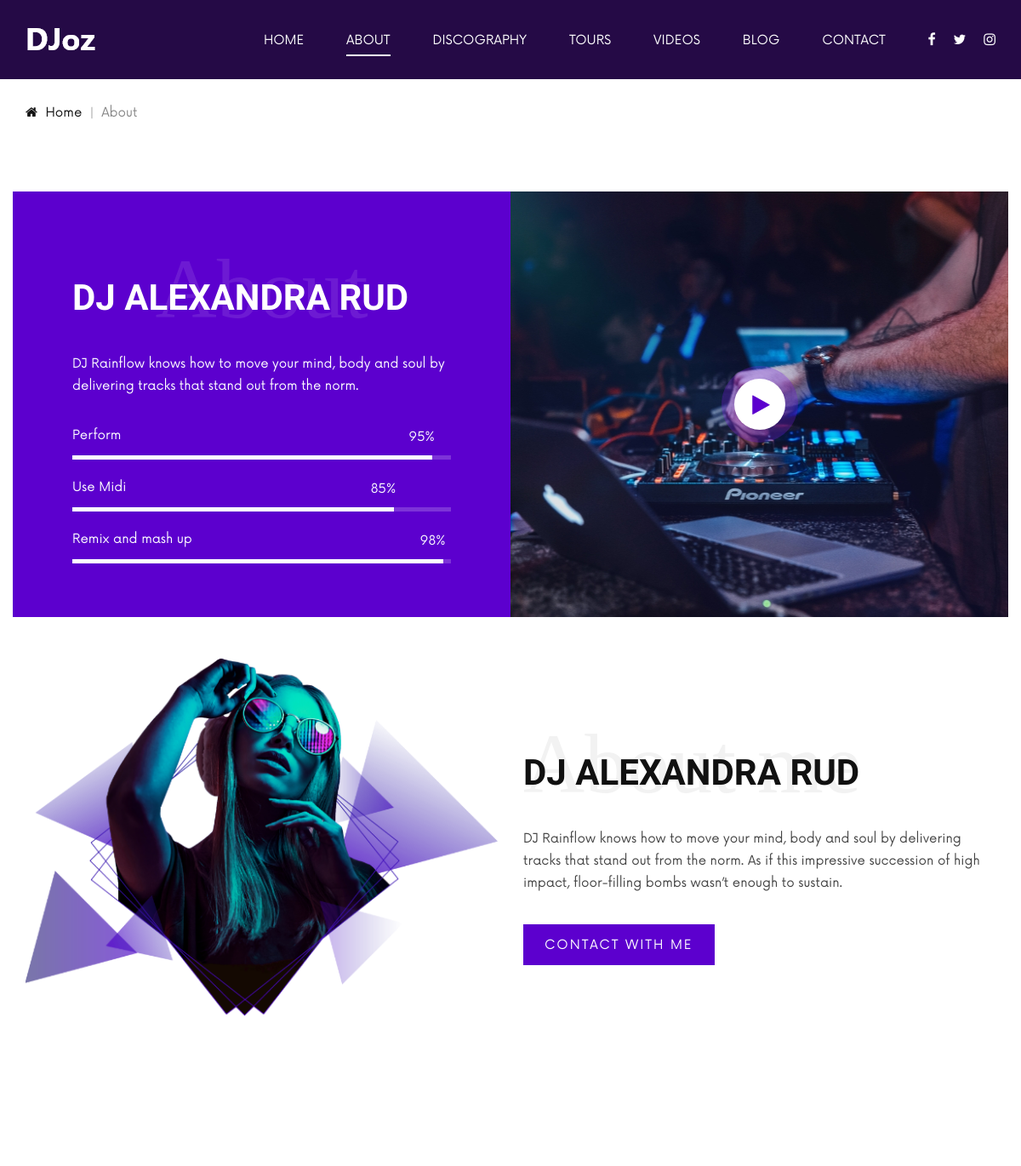
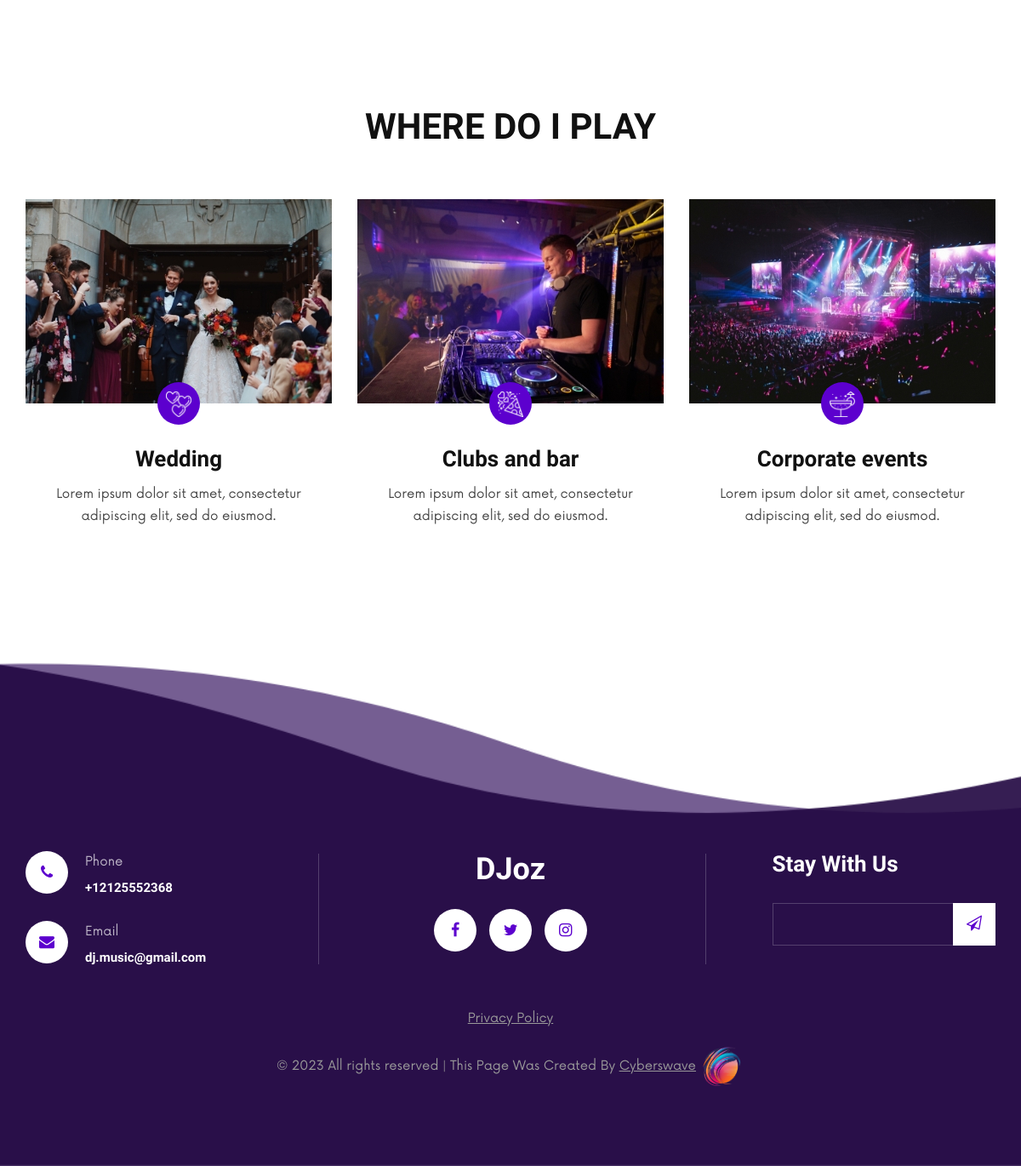
/about, run on the app's committed database (2 pictures, top to bottom).
### main/models.py (models this page shows, shortened)
class StaticInfo(models.Model):
    logo = models.ImageField(("Upload Background Image"), upload_to="media/%Y-%m-%d")
    phone = PhoneNumberField(("Set Phone Number"))
    email = models.EmailField(("Set Email"), max_length=254)
    address = models.CharField(("Set Address"), max_length=50)
    facebook_url = models.URLField(("Set Facebook Url"), max_length=200, blank=True)
    twitter_url = models.CharField(("Set Twitter Url"), max_length=50, blank=True)
    instagram_url = models.CharField(("Set Instagram Url"), help_text="If You Have Any More Social Accounts And Want To Add Your Webpage, Please Contact With Page Creator Company.", max_length=50, blank=True)
    class Meta:
        verbose_name = "Page Information"
        verbose_name_plural = "Page Information"

class Skills(models.Model):
    title = models.CharField(("Set Title"), max_length=50)
    sub_title = models.CharField(("Set Subtitle"), max_length=50)
    img = models.ImageField(("Upload Image"), upload_to="media/%Y-%m-%d")
    description = models.TextField(("Set Description"))
    url = models.URLField(("Set Video Url"), max_length=200)
    option_first_title = models.CharField(("Option First Title"), max_length=50)
    option_first_range = models.CharField(("Option First Range"), max_length=50)
    option_second_title = models.CharField(("Option Second Title"), max_length=50)
    option_second_range = models.CharField(("Option Second Range"), max_length=50)
    option_third_title = models.CharField(("Option Third Title"), max_length=50)
    option_third_range = models.CharField(("Option Third Range"), max_length=50)
    is_published = models.BooleanField(("Is Published?"), default=True)
    time_create = models.DateTimeField(auto_now_add=True, verbose_name="Create Date")
    time_update = models.DateTimeField(auto_now=True, verbose_name="Update Date")
    verbose_name = "Skills"
    verbose_name_plural = "Skills"

class AboutSpad(models.Model):
    img = models.ImageField(("Upload Image"), upload_to="media/%Y-%m-%d")
    title = models.CharField(("Set Title"), max_length=50)
    description = models.TextField(("Set Description"))
    is_published = models.BooleanField(("Is Published?"), default=True)
    time_create = models.DateTimeField(auto_now_add=True, verbose_name="Дата создания")
    time_update = models.DateTimeField(auto_now=True, verbose_name="Дата обновления")
    class Meta:
        verbose_name = "About Spad"
        verbose_name_plural = "About Spad"

class AboutFeed(models.Model):
    title = models.CharField(("Set Title"), max_length=50)
    description = models.TextField(("Set Description"))
    img = models.ImageField(("Upload Image"), upload_to="media/%Y-%m-%d")
    icon_image = models.ImageField(("Upload Icon Image"), upload_to="media/%Y-%m-%d")
    is_published = models.BooleanField(("Is Published?"), default=True)
    time_create = models.DateTimeField(auto_now_add=True, verbose_name="Create Date")
    time_update = models.DateTimeField(auto_now=True, verbose_name="Update Date")
    class Meta:
        ordering = ['id']
        verbose_name = "About Feed"
        verbose_name_plural = "About Feed"

### main/views/views.py (the view)
# urls.py: path('about', cache_page(60)(AboutListView.as_view()), name='about'),  # About page view
class AboutListView(ListView, DataMixin):
    template_name = 'pages/about.html'
    model = ImageGroup
    def get_context_data(self, **kwargs: Any) -> Dict[str, Any]:
        context = super().get_context_data(**kwargs)
        context['about_spad'] = AboutSpad.objects.get()
        context['skills'] = Skills.objects.get()
        context['image_group'] = ImageGroup.objects.get()
        context['about_feed'] = AboutFeed.objects.all()
        c_def = self.get_user_context(title='About')
        return dict(list(context.items()) + list(c_def.items()))
    def get_queryset(self):
        return ImageGroup.objects.filter(is_published = True)

### main/forms/forms.py
class NewsletterForm(forms.ModelForm):
    class Meta:
        model = Newsletter
        fields = "__all__"

### main/views/mixin.py (called while the page is built)
    def get_user_context(self, **kwargs):
        context = kwargs
        context['menu'] = menu
        context['static_info'] = StaticInfo.objects.get()
        context['formNewsletter'] = NewsletterForm()
        return context

### main/templates/pages/about.html (shortened to what this page needs)
{% extends 'base.html' %}
{% block 'content' %}
{% include 'includes/breadcrumb.html'%}
<section class="skills spad">
    <div class="container">
        <div class="row">
            {% if skills.is_published %}
                <div class="col-lg-6 p-0">
                    <div class="skills__content">
                        <div class="section-title">
                            <h2>{{skills.title}}</h2>
                            <h1>{{title}}</h1>
                        </div>
                        <p>{{skills.description}}</p>
                        <div class="skill__bar__item">
                            <p>{{skills.option_first_title}}</p>
                            <div id="bar1" class="barfiller">
                                <span class="tip"></span>
                                <span class="fill" data-percentage="{{skills.option_first_range}}"></span>
                            </div>
                        </div>
                        <div class="skill__bar__item">
                            <p>{{skills.option_second_title}}</p>
                            <div id="bar2" class="barfiller">
                                <span class="tip"></span>
                                <span class="fill" data-percentage="{{skills.option_second_range}}"></span>
                            </div>
                        </div>
                        <div class="skill__bar__item">
                            <p>{{skills.option_third_title}}</p>
                            <div id="bar3" class="barfiller">
                                <span class="tip"></span>
                                <span class="fill" data-percentage="{{skills.option_third_range}}"></span>
                            </div>
                        </div>
                    </div>
                </div>
                <div class="col-lg-6 p-0">
                    <div class="skills__video set-bg" data-setbg="{{skills.img.url}}">
                        <a href="{{skills.url}}" class="play-btn video-popup"><i class="fa fa-play"></i></a>
                    </div>
                </div>
            {% endif %}
        </div>
    </div>
</section>
<section class="about spad mt-5">
    <div class="container">
        <div class="row">
            {% include 'pages/about_spad.html'%}
        </div>
    </div>
</section>
<section class="about-services spad">
    <div class="container">
        <div class="row">
            <div class="col-lg-12">
                <div class="section-title center-title">
                    <h2>WHERE DO I PLAY</h2>
                </div>
            </div>
        </div>
        <div class="row">
            {% for items in about_feed %}
                {% if items.is_published %}
                    <div class="col-lg-4 col-md-6 col-sm-6">
                        <div class="about__services__item">
                            <div class="about__services__item__pic set-bg" data-setbg="{{items.img.url}}">
                                <div class="icon">
                                    <img src="{{items.icon_image.url}}" alt="Services Icon">
                                </div>
                            </div>
                            <div class="about__services__item__text">
                                <h4>{{items.title}}</h4>
                                <p>{{items.description}}</p>
                            </div>
                        </div>
                    </div>
                {% endif %}
            {% endfor %}
        </div>
    </div>
</section>
{% endblock %}

### main/templates/includes/header.html (shortened to what this page needs)
<header class="header">
    <div class="container">
        <div class="row">
            <div class="col-lg-2 col-md-2">
                <div class="header__logo">
                    <a href="{% url 'home' %}"><img src="{{static_info.logo.url}}" alt="Logo Image"></a>
                </div>
            </div>
            <div class="col-lg-10 col-md-10">
                <div class="header__nav">
                    <nav class="header__menu mobile-menu">
                        <ul>
                            {% for link in menu %}
                                <li{% if link.title == title %} class="active"{% endif %}>
                                    <a href="{% url link.url_name %}">{{ link.title }}</a>
                                </li>
                            {% endfor %}
                        </ul>
                    </nav>
                    <div class="header__right__social">
                        <a href="{{static_info.facebook_url}}" target="_blank"><i class="fa fa-facebook"></i></a>
                        <a href="{{static_info.twiiter_url}}" target="_blank"><i class="fa fa-twitter"></i></a>
                        <a href="{{static_info.instagram_url}}" target="_blank"><i class="fa fa-instagram"></i></a>
                    </div>
                </div>
            </div>
        </div>
    </div>
</header>

### main/templates/pages/about_spad.html (shortened to what this page needs)
<section class="about spad">
    <div class="container">
        <div class="row">
            {% if about_spad.is_published %}
                <div class="col-lg-6">
                    <div class="about__pic">
                        <img src="{{about_spad.img.url}}" alt="About Image">
                    </div>
                </div>
                <div class="col-lg-6">
                    <div class="about__text">
                        <div class="section-title">
                            <h2>{{about_spad.title}}</h2>
                            <h1>About me</h1>
                        </div>
                        <p>{{about_spad.description}}</p>
                        <a href="#" class="primary-btn">CONTACT WITH ME</a>
                    </div>
                </div>
            {% endif %}
        </div>
    </div>
</section>

### main/templates/includes/footer.html (shortened to what this page needs)
{% load static %}
<footer class="{% if title == 'Home' %} footer spad set-bg footer-media{% else %} footer footer--normal spad set-bg {% endif %} " data-setbg="{% static 'img/footer-bg.png' %}">
    <div class="container">
        <div class="row">
            <div class="col-lg-3 col-md-6">
                <div class="footer__address">
                    <ul>
                        <li>
                            <a href="tel:{{static_info.phone}}">
                                <i class="fa fa-phone"></i>
                                <p>Phone</p>
                                <h6>{{static_info.phone}}</h6>
                            </a>
                        </li>
                        <li>
                            <a href="mailto:{{static_info.email}}">
                                <i class="fa fa-envelope"></i>
                                <p>Email</p>
                                <h6>{{static_info.email}}</h6>
                            </a>
                        </li>
                    </ul>
                </div>
            </div>
            <div class="col-lg-4 offset-lg-1 col-md-6">
                <div class="footer__social">
                    <h2>DJoz</h2>
                    <div class="footer__social__links">
                        <a href="{{static_info.facebook_url}}" target="_blank"><i class="fa fa-facebook"></i></a>
                        <a href"{{static_info.twitter_url}}" target="_blank"><i class="fa fa-twitter"></i></a>
                        <a href="{{static_info.instagram_url}}" target="_blank"><i class="fa fa-instagram"></i></a>
                    </div>
                </div>
            </div>
            <div class="col-lg-3 offset-lg-1 col-md-6">
                <div class="footer__newslatter">
                    <h4>Stay With Us</h4>
                    <form id="newsletter-form">
                        {{ formNewsletter.email }}
                        <button type="submit"><i class="fa fa-send-o"></i></button>
                    </form>
                </div>
            </div>
        </div>
        <div class="footer__copyright__text">
            <p>
                <a href="{% url 'privacy_policy' %}">Privacy Policy</a>
            </p>
            <p>&copy; <script>document.write(new Date().getFullYear());</script> All rights reserved | This Page Was Created By
                <a href="https://cyberswave.com/" class="cyberswave" target="_blank">Cyberswave<img src="{% static 'img/companyLogo.png'%}" class="cyberswave-logo"></a>
            </p>
        </div>
    </div>
</footer>

### main/static/css/barfiller.css (style rules this page uses)
.barfiller { width:100%; height:12px; background:#fcfcfc; border:1px solid #ccc; position:relative; margin-bottom:20px; box-shadow: inset 1px 4px 9px -6px rgba(0,0,0,.5); -moz-box-shadow: inset 1px 4px 9px -6px rgba(0,0,0,.5); }
.barfiller .fill { display:block; position:relative; width:0px; height:100%; background:#333; z-index:1; }
.barfiller .tip { margin-top:-30px; padding:2px 4px; font-size:11px; color:#fff; left:0px; position:absolute; z-index:2; background: #333; }
.barfiller .tip:after { border:solid; border-color:rgba(0,0,0,.8) transparent; border-width:6px 6px 0 6px; content:""; display:block; position:absolute; left:9px; top:100%; z-index:9 }

### data on the page
StaticInfo: logo (picture), phone "+12125552368", email "dj.music@gmail.com"
Skills: title "DJ ALEXANDRA RUD", description "DJ Rainflow knows how to move your mind, body and soul by delivering tracks that stand out from the norm.", option_first_title "Perform", option_second_title "Use Midi", option_third_title "Remix and mash up"
AboutSpad: img (picture), title "DJ ALEXANDRA RUD", description "DJ Rainflow knows how to move your mind, body and soul by delivering tracks that stand out from the norm. As if this impressive succession of high impact, floor-filling bombs wasn’t enough to sustain."
AboutFeed: shows a picture, icon_image (picture), title "Wedding", description "Lorem ipsum dolor sit amet, consectetur adipiscing elit, sed do eiusmod."
AboutFeed: shows a picture, icon_image (picture), title "Clubs and bar", description "Lorem ipsum dolor sit amet, consectetur adipiscing elit, sed do eiusmod."
AboutFeed: shows a picture, icon_image (picture), title "Corporate events", description "Lorem ipsum dolor sit amet, consectetur adipiscing elit, sed do eiusmod."

### other printed values
{{ link.title }} "HOME" "ABOUT" "DISCOGRAPHY" "TOURS" "VIDEOS" "BLOG" "CONTACT"
{{ title }} "About"
